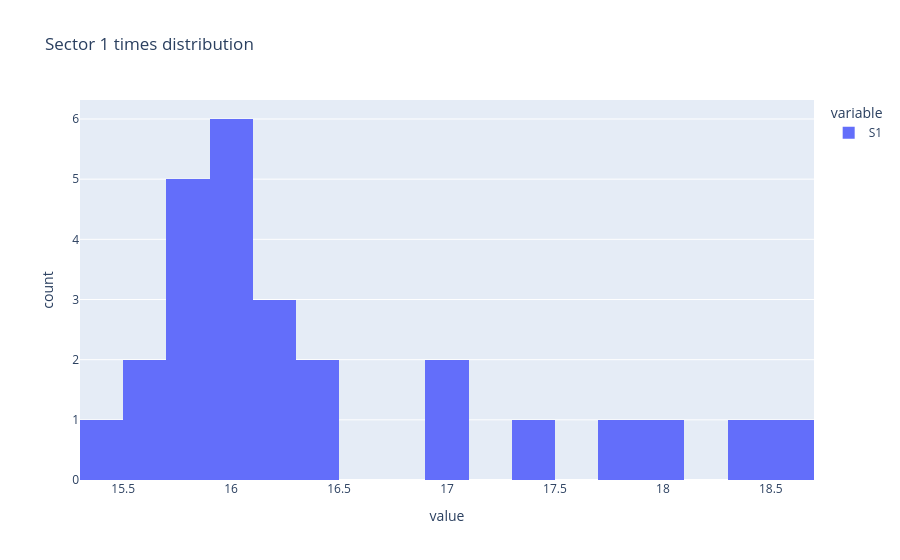

The code cell stored with this chart in its notebook:
### Code cell
px.histogram(good_sectors["S1"], nbins=30, title="Sector 1 times distribution")

### Figure 1 — Plotly figure (JSON) as saved in the notebook; plotly's stock layout.template omitted (floating-point values rounded to 4 significant figures)
{"data": [{"bingroup": "x", "hovertemplate": "variable=S1<br>value=%{x}<br>count=%{y}<extra></extra>", "legendgroup": "S1", "marker": {"color": "#636efa", "pattern": {"shape": ""}}, "name": "S1", "nbinsx": 30, "orientation": "v", "showlegend": true, "type": "histogram", "x": [NaN, NaN, 18.41, 17.85, NaN, NaN, NaN, NaN, 18.02, NaN, 16.92, 16.46, 18.6, NaN, 16.27, 16.19, 15.87, NaN, 16.06, 15.93, 16.09, 16.06, 16.94, 16.37, NaN, 15.79, 15.96, 15.8, 15.84, 16.03, 15.57, 15.64, 15.38, 17.41, 15.85, 16.25, NaN], "xaxis": "x", "yaxis": "y"}], "layout": {"barmode": "relative", "legend": {"title": {"text": "variable"}, "tracegroupgap": 0}, "title": {"text": "Sector 1 times distribution"}, "xaxis": {"anchor": "y", "domain": [0, 1], "title": {"text": "value"}}, "yaxis": {"anchor": "x", "domain": [0, 1], "title": {"text": "count"}}}}
